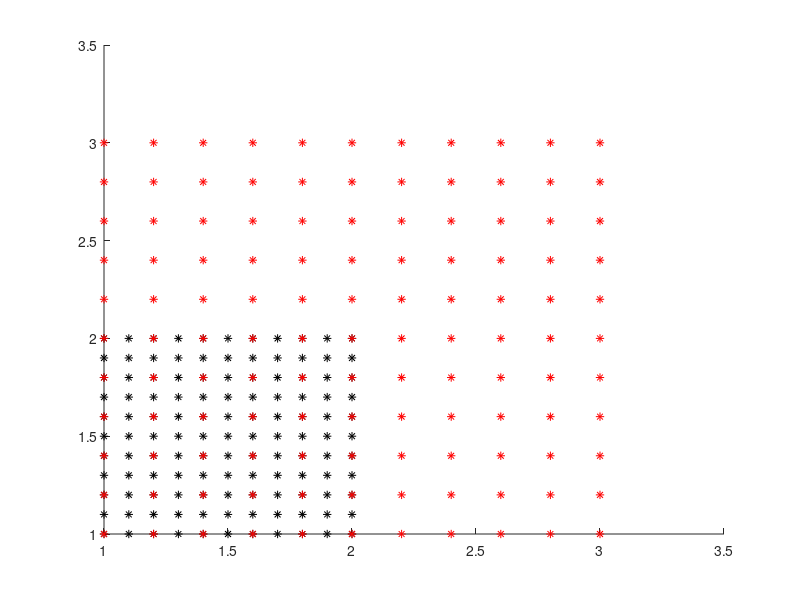
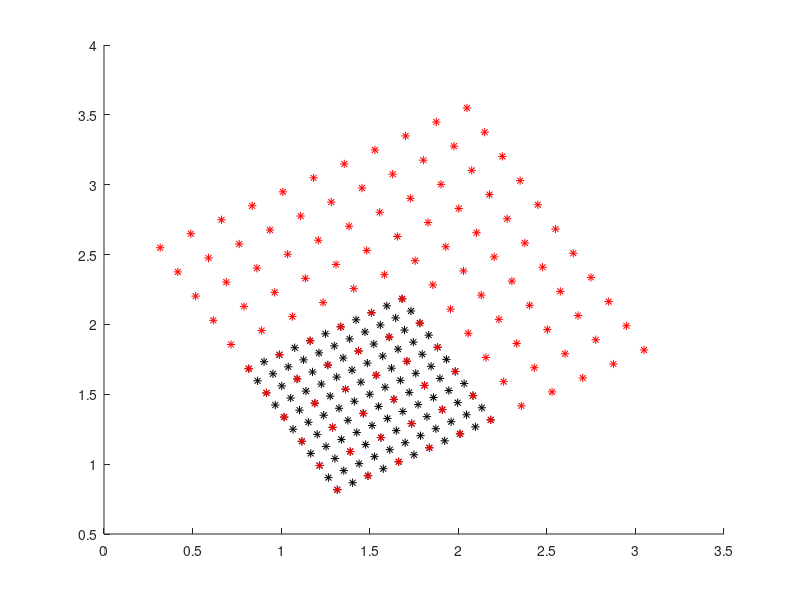

MATLAB code for these plots, in order: (Note: this script raises an error after producing the figures.)
close all;
% grid resize test

N = 11;
x = linspace(1, 2, N);
y = linspace(1, 2, N);
map = cell(N, N);
for i=1:N
    for j=1:N
        map{i, j} = [x(j), y(i)];
    end
end

figure
hold on; grid minor;
for i=1:N
    for j=1:N
        plot(map{i, j}(1), map{i, j}(2), 'k*')
    end
end

step = 0.1;
delta = 0.1;

for i=1:N
    for j=1:N
        if i == 1
            if j ~= 1
                map{i, j}(1) =  map{i, j-1}(1) + step + delta;
            end
        elseif j == 1
            if i ~= 1
                map{i, j}(2) = map{i-1, j}(2) + step + delta;
            end
        else
            map{i, j}(1) = map{i, j-1}(1) + step + delta;
            map{i, j}(2) = map{i-1, j}(2) + step + delta;
        end
        
    end
end

hold on; grid minor;
for i=1:N
    for j=1:N
        plot(map{i, j}(1), map{i, j}(2), 'r*')
    end
end

% Orient map (30º)
map = cell(N, N);
for i=1:N
    for j=1:N
        map{i, j} = [x(j), y(i)];
    end
end

angle = deg2rad(30);
rotmat = [cos(angle)   -sin(angle);
          sin(angle)   cos(angle)];
% matrixGrid directions x and y
dirx = rotmat(1, :);
diry = rotmat(2, :);
cx = 1.5; cy = 1.5;
orientedMap  = cell(N, N);
for i=1:N
    for j=1:N
        orientedMap{i, j} = [cx, cy]' + rotmat*(map{i, j}' - ...
            [cx, cy]');
    end
end

figure
hold on; grid minor;
for i=1:N
    for j=1:N
        plot(orientedMap{i, j}(1), orientedMap{i, j}(2), 'k*')
    end
end

for i=1:N
    for j=1:N
        if i == 1
            if j ~= 1
                orientedMap{i, j}(1) =  orientedMap{i, j-1}(1) + (step + delta)*dirx(1);
                orientedMap{i, j}(2) =  orientedMap{i, j-1}(2) + (step + delta)*diry(1);
            end
        elseif j == 1
            if i ~= 1
                orientedMap{i, j}(1) = orientedMap{i-1, j}(1) + (step+delta)*dirx(2);
                orientedMap{i, j}(2) = orientedMap{i-1, j}(2) + (step+delta)*diry(2);
            end
        else
            aux1(1) = orientedMap{i, j-1}(1) + (step + delta)*dirx(1);
            aux1(2) = orientedMap{i, j-1}(2) + (step + delta)*diry(1);
            % aux1 == aux2;
            % aux2(1) = orientedMap{i-1, j}(1) + (step+delta)*dirx(2);
            % aux2(2) = orientedMap{i-1, j}(2) + (step+delta)*diry(2);
            orientedMap{i, j} = aux1;
        end
        
    end
end

hold on; grid minor;
for i=1:N
    for j=1:N
        plot(orientedMap{i, j}(1), orientedMap{i, j}(2), 'r*')
    end
end

% Irregular grid
% figure
% hold on; grid minor; axis equal;
% set(gca, 'xlim', [0 4], 'ylim', [0 4], 'fontsize', 20)
% ax = gca;
% roipoly = drawpolygon(ax);
% targetArea = roipoly.Position;

clear orientedArea aux;

targetArea = [1.1095    2.4905;
    2.0088    3.2730;
    3.1066    2.2569;
    3.0015    1.4511;
    2.0905    0.5518;
    1.1562    1.3109;
    1.7752    1.9299];

[cx, cy] = centroid(polyshape(targetArea(:,1), targetArea(:,2)));
gamma = [cx, cy];

stepx = 0.5; stepy = 0.3; deltax = 0.01; deltay = 0.02;
fpref.sizex = stepx; fpref.sizey = stepy; fpref.angle = 30;
ovlapx = 10; ovlapy = 10;
[matrixGrid, dirx, diry] = grid2D(fpref, ovlapx, ovlapy, ...
    gamma, targetArea);

figure
plot(polyshape(targetArea(:, 1), targetArea(:, 2)))
hold on; box on;
for i=1:size(matrixGrid, 1)
    for j=1:size(matrixGrid, 2)
        if ~isempty(matrixGrid{i, j})
            plot(matrixGrid{i, j}(1), matrixGrid{i, j}(2), 'k*')
        end
    end
end

orientedMap = matrixGrid;
Nx = size(orientedMap, 1);
Ny = size(orientedMap, 2);
refel = orientedMap{1, 2};

for i=1:Nx
    for j=1:Ny
        if ~isempty(orientedMap{i, j})
            if norm(orientedMap{i, j} - refel) < 1e-5
                indrow = i; indcol = j;
                flag = true;
                break;
            end
        end
    end
    if flag, break; end
end

for i=1:Nx
    for j=1:Ny
        deltarow = i - indrow;
        deltacol = j - indcol;
        if ~isempty(orientedMap{i ,j})
            orientedMap{i, j}(1) =  orientedMap{indrow, indcol}(1) + deltacol*(stepx + deltax)*dirx(1) - deltarow*(stepy + deltay)*diry(1);
            orientedMap{i, j}(2) =  orientedMap{indrow, indcol}(2) + deltacol*(stepx + deltax)*dirx(2) - deltarow*(stepy + deltay)*diry(2);
            plot(orientedMap{i, j}(1), orientedMap{i, j}(2), 'r*')
        end
    end
end

% particular case angle = 180º
fpref.angle = 180;
olapx = ovlapx*fpref.sizex/100; olapy = ovlapy*fpref.sizey/100;
[matrixGrid, dirx, diry] = grid2D(fpref, ovlapx, ovlapy, ...
    gamma, targetArea);

figure
hold on;
plot(polyshape(targetArea(:, 1), targetArea(:, 2)));
for i=1:Nx
    for j=1:Ny
        if ~isempty(matrixGrid{i, j})
            plot(matrixGrid{i, j}(1), matrixGrid{i, j}(2), 'bo')
        end
    end
end

map = grid2Dresize(gamma', matrixGrid, {}, fpref.sizex - olapx, fpref.sizey - olapy, dirx, diry, ...
    fpref.sizex - olapx, fpref.sizey - olapy);

hold on;
for i=1:Nx
    for j=1:Ny
        if ~isempty(matrixGrid{i, j})
            plot(map{i, j}(1), map{i, j}(2), 'r*')
        end
    end
end

